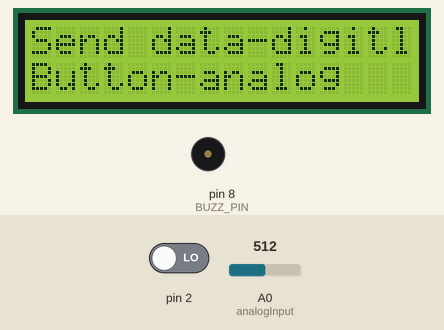
This sketch was run on a simulated Arduino Uno, built with avr-gcc and run on an emulated ATmega328P. Shown: 16×2 character LCD, buzzer (waves = sounding). The inputs (shaded band) are chosen by the test bench; at power-on: pin 2 LOW, A0 (analogInput) = 512. Random numbers use the default seed unless the sketch sets one.

Above: at 1.0 s.
1.1 s: pin 2 driven HIGH
At 2.2 s:
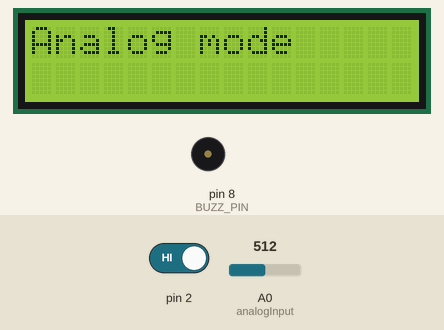
4.1 s: A0 (analogInput) set to 1023
At 6.3 s:
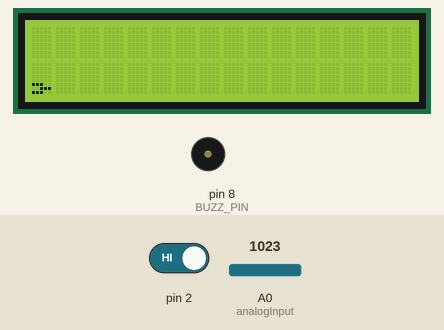
7.1 s: pin 2 driven LOW
At 9.5 s:
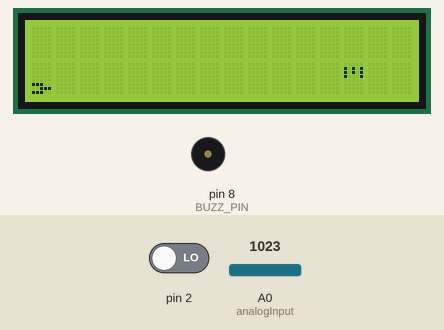
10.0 s: A0 (analogInput) set to 978
At 12.6 s:
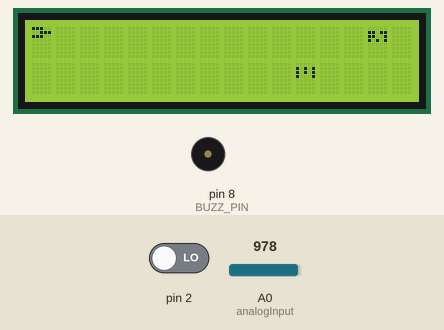
13.0 s: pin 2 driven HIGH
At 14.8 s:
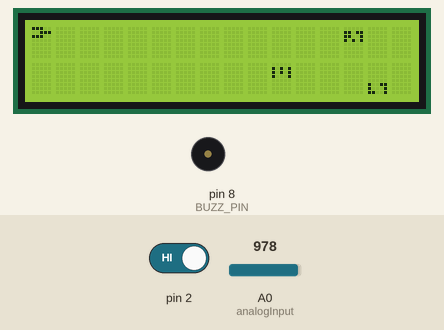
16.0 s: pin 2 driven LOW
At 30.6 s:
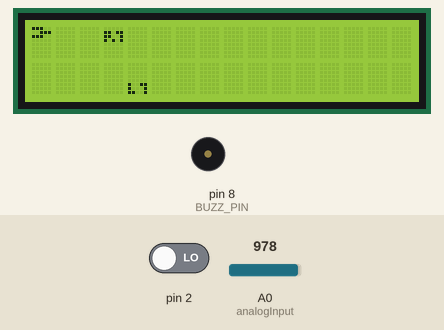
Timing chart, 0 to 32.1 s (numbered marks = the images above; inputs shaded):
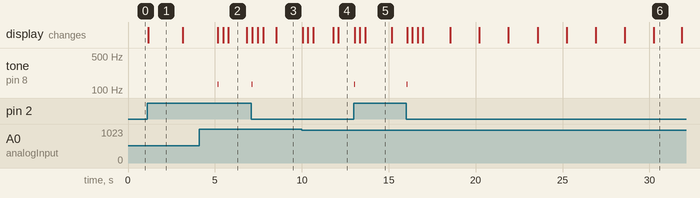

Measured:
- the behaviour switches between 991 and 990 on A0 (analogInput) (found by bisection; images 3 and 4)
- after the input at 1.1 s, the display: changes after 0.05 s (image 1)
- after the input at 7.1 s, tone on pin 8 (BUZZ_PIN): silent → 131 Hz at once, → silent 0.03 s later
- after the input at 13.0 s, tone on pin 8 (BUZZ_PIN): silent → 131 Hz at once, → silent 0.03 s later
- after the input at 16.0 s, tone on pin 8 (BUZZ_PIN): silent → 131 Hz at once, → silent 0.03 s later
- what the display in image 1 shows lasts 2.0 s, from 1.2 s to 3.2 s
- what the display in image 5 shows lasts 1.6 s, from 13.6 s to 15.2 s

The sketch:

sprite_move_test.ino
```cpp
/*
 * @author  Alexandre Azevedo
 * 17/11/17
 *
 */

#include <LiquidCrystal.h>

#define MAX_PROJ 4
#define MAX_EN 3

#define NOTE_C3 131
#define NOTE_C4 262
#define NOTE_A4 440

#define UP 0
#define DOWN 1

#define ENABLED 0
#define DISABLED 1
#define MISSED 2
#define DESTROYED 3

#define BUZZ_PIN 8

int analogInput = A0;
int score;
bool buttonPressed = false;
bool control;
int enemyTimer = 50;

typedef struct Entity{
  int xPos;
  int yPos;
  int level;
  byte sprite[8];
  byte state;
  byte charByte;
};

Entity projectiles[MAX_PROJ];
Entity enemies[MAX_EN];
Entity ship;

LiquidCrystal lcd(12, 11, 5, 4, 3, 6);

void setup() {
  pinMode(analogInput, INPUT);
  pinMode(2, INPUT);

  //attachInterrupt(0, directionISR, CHANGE);
  attachInterrupt(0, shootButtonISR, HIGH);

  lcd.begin(16, 2);
  lcd.display();
  lcd.noBlink();
  Serial.begin(9600);
  resetGame();
}

void resetGame(){
  ship = {.xPos = 0, .yPos = -1, .level = UP, .sprite = {0,0,0,0,0,0,0,0}, .state = ENABLED, .charByte = 7};

  for(byte i = 0; i < MAX_PROJ; i++)
    projectiles[i] = {.xPos = 0, .yPos = 0, .level = UP, .sprite = {0,0,0,0,0,0,0,0}, .state = DISABLED, .charByte = i};

  for(byte i = 0; i < MAX_EN; i++)
    enemies[i] = {.xPos = 0, .yPos = 0, .level = UP, .sprite = {0,0,0,0,0,0,0,0}, .state = DISABLED, .charByte = i+(byte)MAX_PROJ};

  score = 0;
  moveShip(DOWN);

  buttonPressed = false;
  Serial.flush();

  while(!Serial.available() && !buttonPressed){
    lcd.clear();
    lcd.home();
    lcd.write("Send data-digitl");
    lcd.setCursor(0,1);
    lcd.write("Button-analog");
    delay(100);
  }

  control = Serial.available();
  Serial.flush();


    lcd.clear();
    lcd.home();
  if(control){
    lcd.write("Digital mode");
    delay(2000);
    lcd.clear();
    lcd.write("w-up ; s-dwn");
    lcd.setCursor(0,1);
    lcd.write("space - shoot");

  } else {
    lcd.write("Analog mode");
    delay(2000);
    lcd.clear();
    lcd.write("pot changes dir");
    lcd.setCursor(0,1);
    lcd.write("button - shoot");
  }
    delay(2000);

}

void loop() {

    lcd.clear();

    if(ship.state != ENABLED){

     lcd.home();
     lcd.write("GAME OVER");
     lcd.setCursor(0, 1);
     lcd.print("SCORE: " + String(score, DEC));
     tone(8, NOTE_C4, 1500);
     delay(2500);
     resetGame();
     return;
    }

    readInput();

    drawEntity(&ship);
    for(int i = 0; i < MAX_PROJ; i++)
      drawEntity(&projectiles[i]);
    for(int i = 0; i < MAX_EN; i++)
      drawEntity(&enemies[i]);

    for(int i = 0; i < MAX_PROJ; i++){ //projectiles go foward
      if(projectiles[i].state == ENABLED)
        projectiles[i].xPos++;
      if(projectiles[i].xPos > 15) //projectile disappears if reaches the end
        projectiles[i].state = DISABLED;
    }

    if(enemyTimer == 0){
      if(random(2))
        createEnemy();
      for(int i = 0; i < MAX_EN; i++)//enemies go foward
        if(enemies[i].state == ENABLED)
         enemies[i].xPos--;

      //easy mode
      //enemyTimer = 50 - (score%50);

      //hard mode
      if(score/5 <= 50)
        enemyTimer = 50 - score/5;
      else
        enemyTimer = 0;
    }

    detectCollision();

    delay(30);

    if(enemyTimer != 0)
      enemyTimer--;

}

void  moveShip(int dir){
  //pos = 0 -> 5
   if(dir == UP){
     if(ship.yPos > 0){
        ship.yPos--;
     }
     else if(ship.level == DOWN){
        ship.yPos = 5;
        ship.level = UP;
     } else{
        return;
     }
   }

   if(dir == DOWN){
     if(ship.yPos < 5){
        ship.yPos++;
     }
     else if(ship.level == UP){
        ship.yPos = 0;
        ship.level = DOWN;
     } else{
        return;
     }
   }

    //build ship sprite for current position
    for(int i = 0; i < 8; i++){
      if(i < ship.yPos || i > ship.yPos+2)
        ship.sprite[i] = B00000;
      else if(i % 2 == ship.yPos % 2)
        ship.sprite[i] = B11100;
      else
        ship.sprite[i] = B00111;
    }

    lcd.createChar(ship.charByte, ship.sprite);
}

void shootProjectile(){

    for(int i = 0; i < MAX_PROJ; i++){ //find empty space in list to create projectile
      if(projectiles[i].state == DISABLED){
       byte sprite_build[8];

       for(int j = 0; j < 8; j++){ //build projectile sprite
        if(j == ship.yPos)
          projectiles[i].sprite[j] = B11111;
        else
          projectiles[i].sprite[j] = B00000;
        }

        projectiles[i].state = ENABLED;
        projectiles[i].yPos = ship.yPos;
        projectiles[i].level = ship.level;
        projectiles[i].xPos = 1;
        lcd.createChar(i, projectiles[i].sprite);
        tone(BUZZ_PIN, NOTE_C3, 25);
        break;
      }
    }
}

void detectCollision(){

     for(int i = 0; i < MAX_PROJ; i++){
      for(int j = 0; j < MAX_EN; j++){
        if(projectiles[i].state == ENABLED && enemies[j].state == ENABLED && projectiles[i].xPos == enemies[j].xPos && projectiles[i].level == enemies[j].level){ //check if position is same
          if(projectiles[i].yPos >= enemies[j].yPos && projectiles[i].yPos <= enemies[j].yPos+2){ //if colides, delete both projectile and enemy
              projectiles[i].state = DISABLED;
              enemies[j].state = DESTROYED;
              score+= 5;
            }
          }
      }

    for(int i = 0; i < MAX_EN; i++){ //if the ship colides with an enemy, destroy the ship

      if(enemies[i].state != DISABLED && enemies[i].state != DESTROYED && enemies[i].xPos == 0){
        if(enemies[i].yPos >= ship.yPos && enemies[i].yPos <= ship.yPos+2 && ship.level == enemies[i].level){
          ship.state = DESTROYED;
        }
        enemies[i].state = DISABLED;
    }
   }
 }
}


void createEnemy(){

    for(int i = 0; i < MAX_EN; i++){
      if(enemies[i].state == DISABLED){ //find empty space in list to create enemy
       byte sprite_build[8];

       enemies[i].xPos = 15;
       enemies[i].yPos = random(6);
       enemies[i].level = random(2);

       ///enemy sprite is 5x3
       for(int j = 0; j < 8; j++){ //build enemy sprite
        if(j < enemies[i].yPos || j > enemies[i].yPos+2)
          enemies[i].sprite[j] = B00000;
        else{
          enemies[i].sprite[j] = (random(B1000, B10000) << 1)+1;
        }
       }

        enemies[i].state = ENABLED;

        lcd.createChar(i+MAX_PROJ, enemies[i].sprite);
        break;
      }
   }
 }

void drawEntity(struct Entity * current){
   switch (current->state){
     case DISABLED:
       break;
     case ENABLED:
       lcd.setCursor(current->xPos, current->level);
       lcd.write(byte(current->charByte));
       break;
     case DESTROYED:
       lcd.setCursor(current->xPos, current->level);
       lcd.write('#');
       noTone(BUZZ_PIN);
       tone(BUZZ_PIN, NOTE_A4, 200);
       current->state = DISABLED;
       break;
     default:
       break;
  }
}

void readInput(){

  if(control){
    char input = Serial.read();

    switch(input){
      case 'w':
        moveShip(UP);
        break;
      case 's':
        moveShip(DOWN);
        break;
      case ' ':
        shootProjectile();
        break;
      default:
        break;
    }
    Serial.flush();
    return;
  }

  int input = map(analogRead(analogInput), 980, 1008, 0, 255);
  int damp = 30;
    if(input-damp > 255/2)
      moveShip(DOWN);

    else if(input+damp < 255/2)
      moveShip(UP);


  if(buttonPressed){
    shootProjectile();
    buttonPressed = false;
  }
}

void shootButtonISR(){
  buttonPressed = true;
}
```
